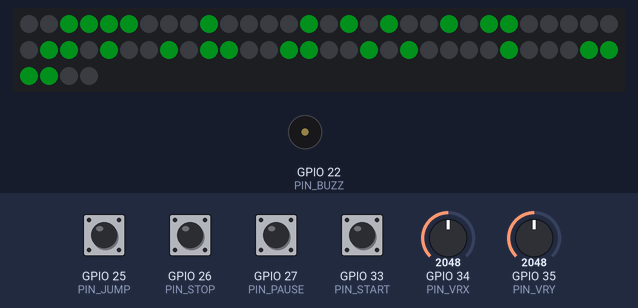
The sketch below on a simulated ESP32. On the bench: 64 RGB LEDs in strip order, left to right, continuing on the next row, buzzer (waves = sounding, pin HIGH). The inputs (shaded band) are chosen by the test bench; at power-on: GPIO 25 (PIN_JUMP), GPIO 26 (PIN_STOP), GPIO 27 (PIN_PAUSE), GPIO 33 (PIN_START) HIGH, GPIO 34 (PIN_VRX) = 2048, GPIO 35 (PIN_VRY) = 2048 (analog values on the 0–4095 scale). Dim RGB values are drawn brighter than linear; what the sketch prints to the serial monitor is not drawn.

Above: at 0.4 s.
Timing chart, 0 to 1.9 s (numbered marks = the images above):
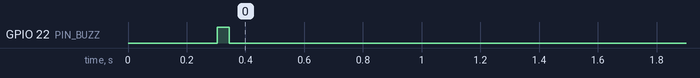

Measured:
- by itself, GPIO 22 (PIN_BUZZ): HIGH → LOW at 0.35 s

The sketch:

esp32_controller.ino
```cpp
/*
  NEON INFINITY DUO - ESP32 joystick controller
  ------------------------------------------------------------------
  Flash the SAME file to both boards. Only two things change:

      Board 1 (Ember / P1):  PLAYER_ID 1   HAS_DISPLAY true    <- also has the buzzer + LED matrix
      Board 2 (Frost / P2):  PLAYER_ID 2   HAS_DISPLAY false

  What it does
    * reads the joystick (2 axes) and 4 push buttons: JUMP, STOP, PAUSE, START
    * prints one line over USB serial ~50 times a second:   id,x,y,jump,stop,pause,start
          x, y  from -1.00 to 1.00   (right = +, up = +)       buttons: 1 = pressed, 0 = released
    * (HAS_DISPLAY boards only) listens for lines such as  E,stone  coming back from the game
      and answers with buzzer beeps + a little picture on the 8x8 LED matrix.

  Library needed (Arduino IDE -> Library Manager):  "Adafruit NeoPixel"
  Board package:  "esp32 by Espressif Systems"   |   Board: "ESP32 Dev Module"
*/

#include <Arduino.h>
#include <Adafruit_NeoPixel.h>

// ====================== 1. EDIT THESE TWO LINES PER BOARD =====================
#define PLAYER_ID    1        // 1 for the first board, 2 for the second board
#define HAS_DISPLAY  true     // true only on the board that carries buzzer + LED matrix
// ==============================================================================

// ---- pins (see the wiring tables in the guide) ----
const int PIN_VRX   = 34;     // joystick VRx  (input-only ADC pin, perfect for this)
const int PIN_VRY   = 35;     // joystick VRy
const int PIN_JUMP  = 25;     // button: jump
const int PIN_STOP  = 26;     // button: stop (hold 1 s to go to the home screen)
const int PIN_PAUSE = 27;     // button: pause / resume
const int PIN_START = 33;     // button: start / confirm
const int PIN_BUZZ  = 22;     // -> 1k resistor -> NPN transistor base that switches the buzzer (board 1 only)
const int PIN_MATRIX = 23;    // WS2812B matrix DIN via 330 ohm  (board 1 only)

// ---- tweakables ----
#define INVERT_X          false   // if pushing the stick RIGHT makes the hero go LEFT, set true
#define INVERT_Y          false   // if pushing the stick UP is read as DOWN, set true
#define BUZZER_ENABLED    true    // false = completely silent (LED matrix still works)
#define BUZZER_ACTIVE_LOW false   // keep false with the transistor driver (pin HIGH = buzzer ON)
#define SERPENTINE        false   // LED matrix wiring: false = every row runs left->right (most 8x8
                                  // panels), true = zig-zag rows
#define MATRIX_BRIGHTNESS 20      // 0-255. Keep it LOW: the matrix draws a lot of current.
const float DEADZONE = 0.12;      // ignore tiny stick wobble around the middle
const unsigned long SEND_EVERY_MS = 20;

// ---------------------------------------------------------------------------
#if HAS_DISPLAY
Adafruit_NeoPixel matrix(64, PIN_MATRIX, NEO_GRB + NEO_KHZ800);
#endif

int centerX = 2048, centerY = 2048;

struct Btn {
  int pin;
  bool stable;           // debounced state (true = pressed)
  bool lastRaw;
  unsigned long changedAt;
};
Btn btns[4] = {
  {PIN_JUMP, false, false, 0}, {PIN_STOP, false, false, 0},
  {PIN_PAUSE, false, false, 0}, {PIN_START, false, false, 0}
};

unsigned long lastSend = 0;

// ============================ joystick helpers =============================
int readAvg(int pin) {
  long sum = 0;
  for (int i = 0; i < 8; i++) sum += analogRead(pin);
  return (int)(sum / 8);
}

float norm(int raw, int center, bool invert) {
  float v;
  if (raw >= center) v = (raw - center) / (float)(4095 - center);
  else               v = (raw - center) / (float)center;
  if (invert) v = -v;
  if (fabs(v) < DEADZONE) return 0.0;
  // stretch what is left so the stick still reaches +-1.0
  v = (v > 0) ? (v - DEADZONE) / (1.0 - DEADZONE) : (v + DEADZONE) / (1.0 - DEADZONE);
  if (v > 1.0) v = 1.0;
  if (v < -1.0) v = -1.0;
  return v;
}

void updateButtons() {
  unsigned long now = millis();
  for (int i = 0; i < 4; i++) {
    bool raw = (digitalRead(btns[i].pin) == LOW);       // INPUT_PULLUP: pressed = LOW
    if (raw != btns[i].lastRaw) { btns[i].lastRaw = raw; btns[i].changedAt = now; }
    if (now - btns[i].changedAt > 15 && btns[i].stable != raw) btns[i].stable = raw;
  }
}

// ============================ buzzer + matrix =============================
#if HAS_DISPLAY
// ---- buzzer: non-blocking "on/off milliseconds" patterns ----
const int MAXSTEPS = 12;
int  buzzSteps[MAXSTEPS];
int  buzzCount = 0, buzzIdx = 0;
unsigned long buzzNext = 0;
bool buzzOn = false;

void buzzWrite(bool on) {
  if (!BUZZER_ENABLED) on = false;
  digitalWrite(PIN_BUZZ, (BUZZER_ACTIVE_LOW ? !on : on) ? HIGH : LOW);
}
// pattern: alternating ON, OFF, ON, OFF ... durations in ms (0-terminated)
void beep(const int *p) {
  buzzCount = 0;
  while (p[buzzCount] != 0 && buzzCount < MAXSTEPS) { buzzSteps[buzzCount] = p[buzzCount]; buzzCount++; }
  buzzIdx = 0;
  buzzOn = true;
  buzzWrite(true);
  buzzNext = millis() + buzzSteps[0];
}
void updateBuzzer() {
  if (buzzCount == 0) return;
  if ((long)(millis() - buzzNext) < 0) return;
  buzzIdx++;
  if (buzzIdx >= buzzCount) { buzzCount = 0; buzzOn = false; buzzWrite(false); return; }
  buzzOn = !buzzOn;
  buzzWrite(buzzOn);
  buzzNext = millis() + buzzSteps[buzzIdx];
}

// ---- 8x8 pictures: one byte per row, top row first, bit 7 = left-most pixel ----
const uint8_t IMG_SMILE[8]  = {0x3C,0x42,0xA5,0x81,0xA5,0x99,0x42,0x3C};
const uint8_t IMG_GEM[8]    = {0x18,0x3C,0x7E,0xFF,0x7E,0x3C,0x18,0x00};
const uint8_t IMG_FLAG[8]   = {0x60,0x7C,0x7E,0x7C,0x60,0x60,0x60,0x60};
const uint8_t IMG_OUCH[8]   = {0x81,0x42,0x24,0x18,0x18,0x24,0x42,0x81};
const uint8_t IMG_PAUSE[8]  = {0x00,0x66,0x66,0x66,0x66,0x66,0x66,0x00};
const uint8_t IMG_ALIEN[8]  = {0x3C,0x7E,0xDB,0xFF,0xFF,0x24,0x5A,0xA5};
const uint8_t IMG_HEART[8]  = {0x66,0xFF,0xFF,0xFF,0x7E,0x3C,0x18,0x00};
const uint8_t IMG_TIME[8]   = {0xFF,0x7E,0x3C,0x18,0x18,0x24,0x42,0xFF};
const uint8_t IMG_LEVEL[8]  = {0x18,0x38,0x18,0x18,0x18,0x18,0x7E,0x00};   // a "1"

int pixelIndex(int row, int col) {
  if (SERPENTINE && (row % 2 == 1)) return row * 8 + (7 - col);
  return row * 8 + col;
}
void showImage(const uint8_t *img, uint32_t color) {
  for (int r = 0; r < 8; r++)
    for (int c = 0; c < 8; c++)
      matrix.setPixelColor(pixelIndex(r, c), (img[r] & (0x80 >> c)) ? color : 0);
  matrix.show();
}

const uint32_t COL_GREEN = 0x00C830, COL_GOLD = 0xFFB400, COL_RED = 0xFF1010,
               COL_BLUE = 0x2060FF, COL_PINK = 0xFF2090, COL_LIME = 0x80FF00;

const uint8_t *baseImg = IMG_SMILE;  uint32_t baseCol = COL_GREEN;
unsigned long revertAt = 0;          // 0 = nothing to revert

void showBase() { showImage(baseImg, baseCol); revertAt = 0; }
void flash(const uint8_t *img, uint32_t col, unsigned long ms) {
  showImage(img, col);
  revertAt = millis() + ms;
}
void updateMatrix() {
  if (revertAt && (long)(millis() - revertAt) >= 0) showBase();
}

// ---- reaction to messages from the game ----
// Short and few on purpose (feedback: too many loud beeps were annoying).
// Only gem, hurt, level clear and time-up beep; everything else is silent (picture only).
const int B_STONE[]  = {40, 0};
const int B_HURT[]   = {150, 0};
const int B_CLEAR[]  = {60, 70, 60, 0};
const int B_TIMEUP[] = {120, 80, 120, 0};

void handleEvent(const String &e) {
  if      (e == "stone")      { beep(B_STONE);  flash(IMG_GEM,   COL_GOLD, 700); }
  else if (e == "checkpoint") {                 flash(IMG_FLAG,  COL_LIME, 900); }
  else if (e == "hurt")       { beep(B_HURT);   flash(IMG_OUCH,  COL_RED, 900); }
  else if (e == "clear")      { beep(B_CLEAR);  flash(IMG_HEART, COL_PINK, 2500); }
  else if (e == "timeup")     { beep(B_TIMEUP); flash(IMG_TIME,  COL_RED, 2000); }
  else if (e == "alien")      {                 flash(IMG_ALIEN, COL_LIME, 1200); }
  else if (e == "level")      {                 flash(IMG_LEVEL, COL_BLUE, 900); }
  else if (e == "pause")      { baseImg = IMG_PAUSE; baseCol = COL_BLUE; showBase(); }
  else if (e == "resume" || e == "home") { baseImg = IMG_SMILE; baseCol = COL_GREEN; showBase(); }
}

String rx;
void readGameMessages() {
  while (Serial.available()) {
    char c = (char)Serial.read();
    if (c == '\n') {
      rx.trim();
      if (rx.startsWith("E,")) handleEvent(rx.substring(2));
      rx = "";
    } else if (rx.length() < 40) {
      rx += c;
    }
  }
}
#endif   // HAS_DISPLAY

// ================================ setup / loop =============================
void setup() {
  Serial.begin(115200);
  analogReadResolution(12);                       // 0..4095
  for (int i = 0; i < 4; i++) pinMode(btns[i].pin, INPUT_PULLUP);
  delay(300);                                     // let the stick spring settle
  centerX = readAvg(PIN_VRX);                     // keep your hands OFF the stick at power-up
  centerY = readAvg(PIN_VRY);

#if HAS_DISPLAY
  pinMode(PIN_BUZZ, OUTPUT);
  buzzWrite(false);
  matrix.begin();
  matrix.setBrightness(MATRIX_BRIGHTNESS);
  showBase();
  static const int hello[] = {40, 0};
  beep(hello);                                    // one tiny "I'm alive" tick
#endif
}

void loop() {
  updateButtons();
#if HAS_DISPLAY
  readGameMessages();
  updateBuzzer();
  updateMatrix();
#endif
  unsigned long now = millis();
  if (now - lastSend >= SEND_EVERY_MS) {
    lastSend = now;
    // screen "up" = + : the KY-023 reads LOW values when pushed up on most wirings, so we flip Y
    float x = norm(analogRead(PIN_VRX), centerX, INVERT_X);
    float y = norm(analogRead(PIN_VRY), centerY, !INVERT_Y);
    Serial.printf("%d,%.2f,%.2f,%d,%d,%d,%d\n", PLAYER_ID, x, y,
                  btns[0].stable, btns[1].stable, btns[2].stable, btns[3].stable);
  }
}
```
